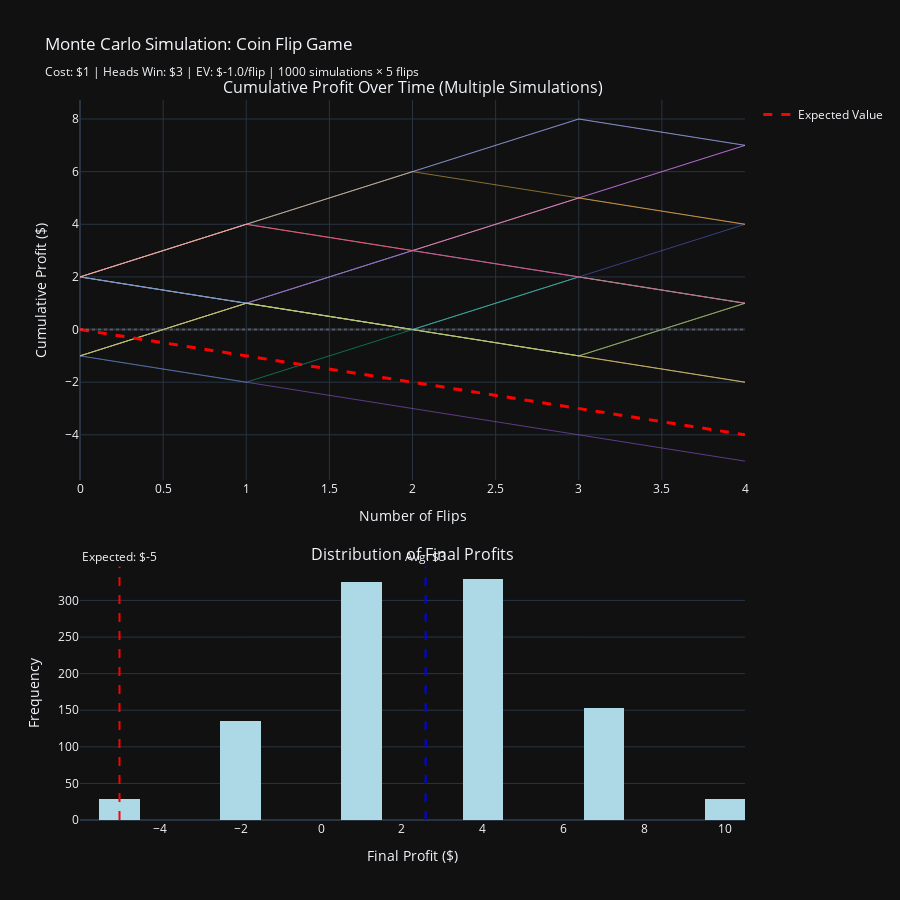

The notebook cell this image was saved under:
### Code cell
import numpy as np
import plotly.graph_objects as go
from plotly.subplots import make_subplots

COST = 1
PAYOUT_HEADS = 3
PAYOUT_TAILS = 0
EV = (0.5 * PAYOUT_HEADS) * (0.5 * PAYOUT_TAILS) - COST
NUM_FLIPS = 5
NUM_SIMULATIONS = 1000

def simulate_coin_flips(n_flips):
    flips = np.random.randint(0, 2, n_flips)
    profits = np.where(flips == 1, PAYOUT_HEADS - COST, -COST)
    cumulative_profit = np.cumsum(profits)
    return cumulative_profit

print(f"Running {NUM_SIMULATIONS} simulations with {NUM_FLIPS} flips each...")
all_simulations = []
final_profits = []

for i in range(NUM_SIMULATIONS):
    cumulative_profit = simulate_coin_flips(NUM_FLIPS)
    all_simulations.append(cumulative_profit)
    final_profits.append(cumulative_profit[-1])

all_simulations = np.array(all_simulations)
final_profits = np.array(final_profits)

avg_final_profit = np.mean(final_profits)
theoretical_profit = EV * NUM_FLIPS
profitable_sims = np.sum(final_profits > 0)
profit_percentage = (profitable_sims / NUM_SIMULATIONS) * 100

print(f"\n{'='*60}")
print(f"RESULTS:")
print(f"{'='*60}")
print(f"Expected Value per flip: ${EV:.2f}")
print(f"Theoretical profit after {NUM_FLIPS} flips: ${theoretical_profit:.2f}")
print(f"Average profit across all simulations: ${avg_final_profit:.2f}")
print(f"Profitable simulations: {profitable_sims}/{NUM_SIMULATIONS} ({profit_percentage:.1f}%)")
print(f"Min profit: ${np.min(final_profits):.2f}")
print(f"Max profit: ${np.max(final_profits):.2f}")
print(f"{'='*60}\n")

fig = make_subplots(
    rows=2, cols=1,
    subplot_titles=(
        'Cumulative Profit Over Time (Multiple Simulations)',
        'Distribution of Final Profits'
    ),
    vertical_spacing=0.12,
    row_heights=[0.6, 0.4]
)

num_to_plot = min(20, NUM_SIMULATIONS)
x_values = np.arange(NUM_FLIPS)

for i in range(num_to_plot):
    fig.add_trace(
        go.Scatter(
            x=x_values,
            y=all_simulations[i],
            mode='lines',
            name=f'Sim {i+1}',
            line=dict(width=1),
            opacity=0.5,
            showlegend=False
        ),
        row=1, col=1
    )

theoretical_line = EV * x_values
fig.add_trace(
    go.Scatter(
        x=x_values,
        y=theoretical_line,
        mode='lines',
        name='Expected Value',
        line=dict(color='red', width=3, dash='dash'),
        showlegend=True
    ),
    row=1, col=1
)

fig.add_hline(y=0, line_dash="dot", line_color="gray", opacity=0.5, row=1, col=1)

fig.add_trace(
    go.Histogram(
        x=final_profits,
        nbinsx=30,
        name='Final Profits',
        marker_color='lightblue',
        showlegend=False
    ),
    row=2, col=1
)

fig.add_vline(
    x=avg_final_profit,
    line_dash="dash",
    line_color="blue",
    annotation_text=f"Avg: ${avg_final_profit:.0f}",
    annotation_position="top",
    row=2, col=1
)

fig.add_vline(
    x=theoretical_profit,
    line_dash="dash",
    line_color="red",
    annotation_text=f"Expected: ${theoretical_profit:.0f}",
    annotation_position="top",
    row=2, col=1
)

fig.update_xaxes(title_text="Number of Flips", row=1, col=1)
fig.update_yaxes(title_text="Cumulative Profit ($)", row=1, col=1)
fig.update_xaxes(title_text="Final Profit ($)", row=2, col=1)
fig.update_yaxes(title_text="Frequency", row=2, col=1)

fig.update_layout(
    height=900,
    title_text=f"Monte Carlo Simulation: Coin Flip Game<br><sub>Cost: ${COST} | Heads Win: ${PAYOUT_HEADS} | EV: ${EV}/flip | {NUM_SIMULATIONS} simulations × {NUM_FLIPS} flips</sub>",
    showlegend=True,
    hovermode='closest'
)

fig.show()

### Figure 1 — Plotly figure (JSON) as saved in the notebook; plotly's stock layout.template omitted (floating-point values rounded to 4 significant figures; data arrays with more than 128 entries replaced by an {"elided": "..."} marker saying what was removed)
{"data": [{"line": {"width": 1}, "mode": "lines", "name": "Sim 1", "opacity": 0.5, "showlegend": false, "x": [0, 1, 2, 3, 4], "y": [2, 1, 3, 2, 1], "type": "scatter", "xaxis": "x", "yaxis": "y"}, {"line": {"width": 1}, "mode": "lines", "name": "Sim 2", "opacity": 0.5, "showlegend": false, "x": [0, 1, 2, 3, 4], "y": [-1, 1, 0, 2, 1], "type": "scatter", "xaxis": "x", "yaxis": "y"}, {"line": {"width": 1}, "mode": "lines", "name": "Sim 3", "opacity": 0.5, "showlegend": false, "x": [0, 1, 2, 3, 4], "y": [-1, -2, 0, 2, 1], "type": "scatter", "xaxis": "x", "yaxis": "y"}, {"line": {"width": 1}, "mode": "lines", "name": "Sim 4", "opacity": 0.5, "showlegend": false, "x": [0, 1, 2, 3, 4], "y": [2, 1, 3, 5, 7], "type": "scatter", "xaxis": "x", "yaxis": "y"}, {"line": {"width": 1}, "mode": "lines", "name": "Sim 5", "opacity": 0.5, "showlegend": false, "x": [0, 1, 2, 3, 4], "y": [2, 1, 3, 5, 4], "type": "scatter", "xaxis": "x", "yaxis": "y"}, {"line": {"width": 1}, "mode": "lines", "name": "Sim 6", "opacity": 0.5, "showlegend": false, "x": [0, 1, 2, 3, 4], "y": [2, 1, 0, 2, 1], "type": "scatter", "xaxis": "x", "yaxis": "y"}, {"line": {"width": 1}, "mode": "lines", "name": "Sim 7", "opacity": 0.5, "showlegend": false, "x": [0, 1, 2, 3, 4], "y": [-1, 1, 0, -1, -2], "type": "scatter", "xaxis": "x", "yaxis": "y"}, {"line": {"width": 1}, "mode": "lines", "name": "Sim 8", "opacity": 0.5, "showlegend": false, "x": [0, 1, 2, 3, 4], "y": [2, 1, 0, -1, 1], "type": "scatter", "xaxis": "x", "yaxis": "y"}, {"line": {"width": 1}, "mode": "lines", "name": "Sim 9", "opacity": 0.5, "showlegend": false, "x": [0, 1, 2, 3, 4], "y": [2, 4, 3, 5, 7], "type": "scatter", "xaxis": "x", "yaxis": "y"}, {"line": {"width": 1}, "mode": "lines", "name": "Sim 10", "opacity": 0.5, "showlegend": false, "x": [0, 1, 2, 3, 4], "y": [-1, 1, 0, -1, -2], "type": "scatter", "xaxis": "x", "yaxis": "y"}, {"line": {"width": 1}, "mode": "lines", "name": "Sim 11", "opacity": 0.5, "showlegend": false, "x": [0, 1, 2, 3, 4], "y": [2, 1, 3, 2, 4], "type": "scatter", "xaxis": "x", "yaxis": "y"}, {"line": {"width": 1}, "mode": "lines", "name": "Sim 12", "opacity": 0.5, "showlegend": false, "x": [0, 1, 2, 3, 4], "y": [2, 4, 3, 2, 1], "type": "scatter", "xaxis": "x", "yaxis": "y"}, {"line": {"width": 1}, "mode": "lines", "name": "Sim 13", "opacity": 0.5, "showlegend": false, "x": [0, 1, 2, 3, 4], "y": [-1, 1, 0, -1, 1], "type": "scatter", "xaxis": "x", "yaxis": "y"}, {"line": {"width": 1}, "mode": "lines", "name": "Sim 14", "opacity": 0.5, "showlegend": false, "x": [0, 1, 2, 3, 4], "y": [-1, -2, -3, -4, -5], "type": "scatter", "xaxis": "x", "yaxis": "y"}, {"line": {"width": 1}, "mode": "lines", "name": "Sim 15", "opacity": 0.5, "showlegend": false, "x": [0, 1, 2, 3, 4], "y": [-1, 1, 0, -1, 1], "type": "scatter", "xaxis": "x", "yaxis": "y"}, {"line": {"width": 1}, "mode": "lines", "name": "Sim 16", "opacity": 0.5, "showlegend": false, "x": [0, 1, 2, 3, 4], "y": [2, 4, 6, 8, 7], "type": "scatter", "xaxis": "x", "yaxis": "y"}, {"line": {"width": 1}, "mode": "lines", "name": "Sim 17", "opacity": 0.5, "showlegend": false, "x": [0, 1, 2, 3, 4], "y": [2, 4, 3, 2, 1], "type": "scatter", "xaxis": "x", "yaxis": "y"}, {"line": {"width": 1}, "mode": "lines", "name": "Sim 18", "opacity": 0.5, "showlegend": false, "x": [0, 1, 2, 3, 4], "y": [-1, 1, 0, -1, -2], "type": "scatter", "xaxis": "x", "yaxis": "y"}, {"line": {"width": 1}, "mode": "lines", "name": "Sim 19", "opacity": 0.5, "showlegend": false, "x": [0, 1, 2, 3, 4], "y": [2, 4, 6, 8, 7], "type": "scatter", "xaxis": "x", "yaxis": "y"}, {"line": {"width": 1}, "mode": "lines", "name": "Sim 20", "opacity": 0.5, "showlegend": false, "x": [0, 1, 2, 3, 4], "y": [2, 4, 6, 5, 4], "type": "scatter", "xaxis": "x", "yaxis": "y"}, {"line": {"color": "red", "dash": "dash", "width": 3}, "mode": "lines", "name": "Expected Value", "showlegend": true, "x": [0, 1, 2, 3, 4], "y": [-0.0, -1.0, -2.0, -3.0, -4.0], "type": "scatter", "xaxis": "x", "yaxis": "y"}, {"marker": {"color": "lightblue"}, "name": "Final Profits", "nbinsx": 30, "showlegend": false, "x": {"elided": "1000 int values"}, "type": "histogram", "xaxis": "x2", "yaxis": "y2"}], "layout": {"xaxis": {"anchor": "y", "domain": [0.0, 1.0], "title": {"text": "Number of Flips"}}, "yaxis": {"anchor": "x", "domain": [0.472, 1.0], "title": {"text": "Cumulative Profit ($)"}}, "xaxis2": {"anchor": "y2", "domain": [0.0, 1.0], "title": {"text": "Final Profit ($)"}}, "yaxis2": {"anchor": "x2", "domain": [0.0, 0.352], "title": {"text": "Frequency"}}, "annotations": [{"font": {"size": 16}, "showarrow": false, "text": "Cumulative Profit Over Time (Multiple Simulations)", "x": 0.5, "xanchor": "center", "xref": "paper", "y": 1.0, "yanchor": "bottom", "yref": "paper"}, {"font": {"size": 16}, "showarrow": false, "text": "Distribution of Final Profits", "x": 0.5, "xanchor": "center", "xref": "paper", "y": 0.352, "yanchor": "bottom", "yref": "paper"}, {"showarrow": false, "text": "Avg: $3", "x": 2.587, "xanchor": "center", "xref": "x2", "y": 1, "yanchor": "bottom", "yref": "y2 domain"}, {"showarrow": false, "text": "Expected: $-5", "x": -5.0, "xanchor": "center", "xref": "x2", "y": 1, "yanchor": "bottom", "yref": "y2 domain"}], "shapes": [{"line": {"color": "gray", "dash": "dot"}, "opacity": 0.5, "type": "line", "x0": 0, "x1": 1, "xref": "x domain", "y0": 0, "y1": 0, "yref": "y"}, {"line": {"color": "blue", "dash": "dash"}, "type": "line", "x0": 2.587, "x1": 2.587, "xref": "x2", "y0": 0, "y1": 1, "yref": "y2 domain"}, {"line": {"color": "red", "dash": "dash"}, "type": "line", "x0": -5.0, "x1": -5.0, "xref": "x2", "y0": 0, "y1": 1, "yref": "y2 domain"}], "title": {"text": "Monte Carlo Simulation: Coin Flip Game<br><sub>Cost: $1 | Heads Win: $3 | EV: $-1.0/flip | 1000 simulations × 5 flips</sub>"}, "height": 900, "showlegend": true, "hovermode": "closest"}}
